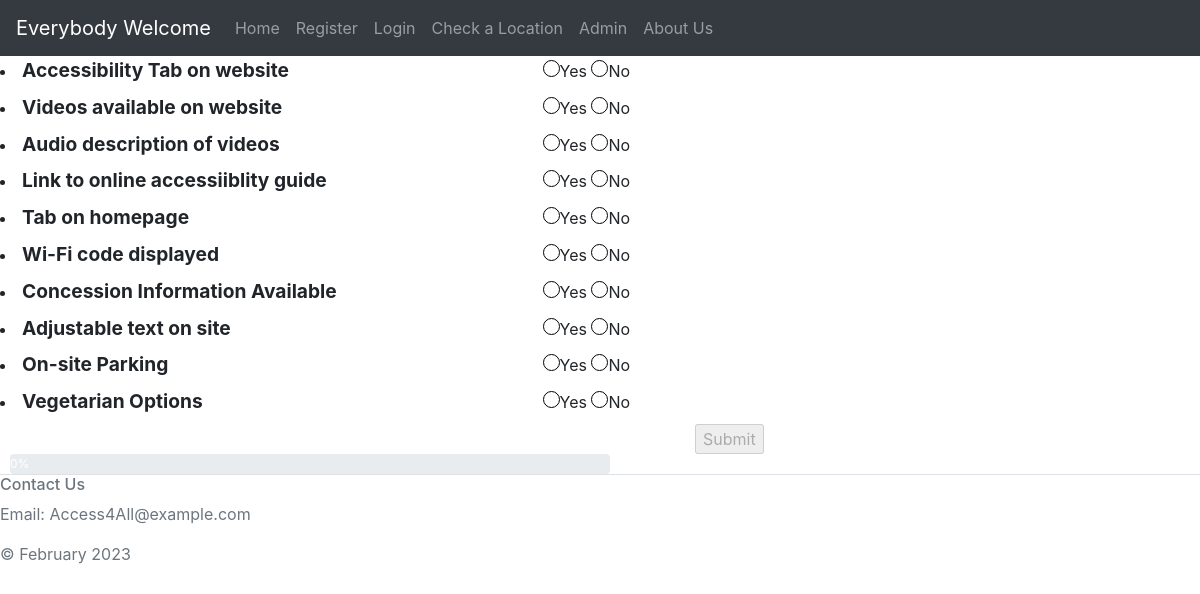
Page /testing.php?company=test&type=restaurant on the earlier database version.
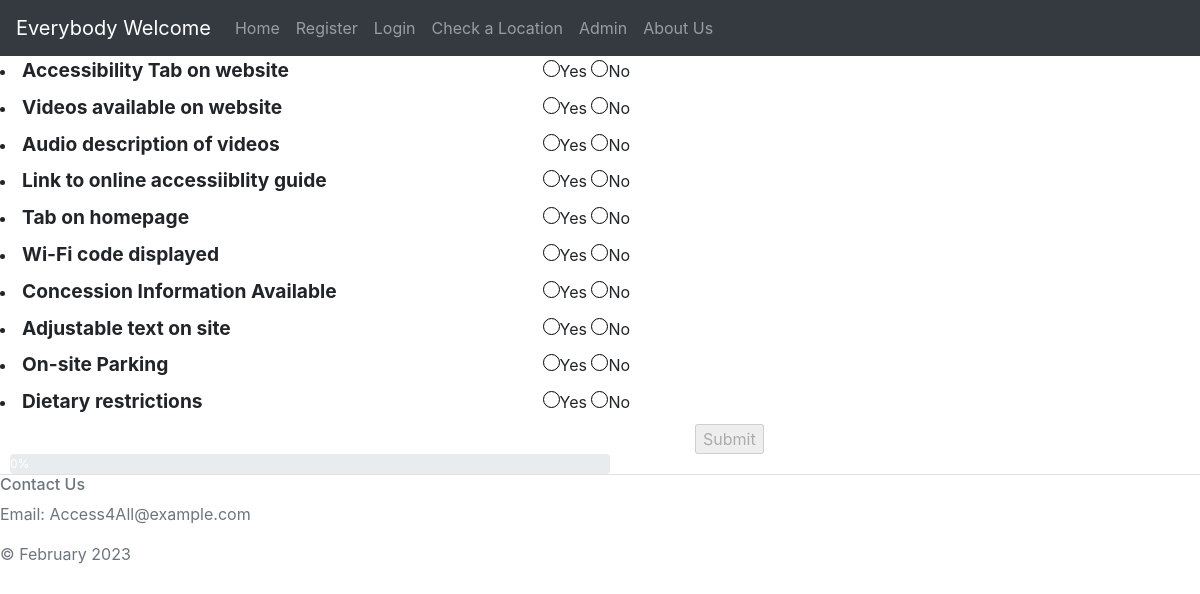
Same page on the later database version.
### tables this page shows
CREATE TABLE "Checklist" (
	"QuestionNo"	VARCHAR(10),
	"Question"	TEXT,
	"ActionPoint"	TEXT,
	"Venue"	NUMERIC,
	"Type"	TEXT,
	"GoodPoint"	TEXT,
	PRIMARY KEY("QuestionNo")
);

### testing.php (the view, shortened to what this page needs)
<?php session_start();
if (isset($_SESSION['loggedin']) && $_SESSION['loggedin'] === true) {
  include 'NavbarLoggedin.php';
} else {
  include 'NavigationBar.php';
}
?>
<!DOCTYPE html>
<html>
<?php
function getQuestions()
{
  $venueType = $_GET['type'];
  $db = new SQLite3('ActionPoints.db');
  $venueType = $db->escapeString($venueType);
  $stmt = $db->prepare("SELECT QuestionNo, Question FROM Checklist WHERE (Venue = 'General' OR Venue = '$venueType')");
  $result = $stmt->execute();
  $arrayResult = [];
  while ($row = $result->fetchArray())
  {
      $arrayResult [] = $row;
  }
  return $arrayResult;
}
$questions = getQuestions();
?>
<?php foreach ($questions as $row) : ?>
<form action="ActionPlan.php" method="get">
<li>
<?php
$questionNo = $row['QuestionNo'];
$question = $row['Question'];
$idYes = $questionNo . "-yes";
$idNo = $questionNo . "-no";
?>
<label for="<?php echo $idYes ?>" style="display: inline-block; width: 43%;"><?php echo $question ?></label>
<div style="display: inline-block; text-align: left;">
    <input type='radio' id='<?php echo $idYes ?>' name='<?php echo $questionNo ?>' value='yes' style="display: inline-block;">Yes
    <input type='radio' id='<?php echo $idNo ?>' name='<?php echo $questionNo ?>' value='no' style="display: inline-block;">No
</div>
<?php endforeach;?>
<br>
    <div class="submit-container">
    <input type="submit" id="submit-btn" value="Submit" name="Submit">
</div>
  </form>
  <div class="progress">
    <div class="progress-bar" role="progressbar" aria-valuenow="0"
      aria-valuemin="0" aria-valuemax="100" style="width: 0%">
      0%
    </div>
  </div>
</body>
</html>
<?php include("Footer.php");?>

### NavigationBar.php (shortened to what this page needs)
<!doctype html>
<html lang="en">
  <head>
    <link rel="stylesheet" href="https://stackpath.bootstrapcdn.com/bootstrap/4.3.1/css/bootstrap.min.css">
  </head>
<body class="bgColor">
    <header>
    <nav class="navbar navbar-expand navbar-dark bg-dark">
      <a class="navbar-brand"style="color:white ">Everybody Welcome</a>
      <div class="collapse navbar-collapse" id="navbarsExample02">
        <ul class="navbar-nav mr-auto">
          <li class="nav-item">
            <a class="nav-link" href="Homepage.php">Home</a>
          </li>
          <li class="nav-item">
            <a class="nav-link" href="Details.php">Register</a>
          </li>
          <li class="nav-item">
            <a class="nav-link" href="Login.php">Login</a>
          </li>
          <li class="nav-item">
            <a class="nav-link" href="CheckVenue.php">Check a Location</a>
          </li>
          <li class="nav-item">
            <a class="nav-link" href="AdminLogin.php">Admin</a>
          </li>
          <li class="nav-item">
            <a class="nav-link" href="AboutUs.php">About Us</a>
          </li>
        </ul>
      </div>
    </nav>
    </header>

### Footer.php (shortened to what this page needs)
<footer  class="border-top footer text-muted">
    <h6>Contact Us</h6>
<p> Email: Access4All@example.com </p>
            <div>
                &copy; February 2023
    </footer>
</body>
</html>

### testing.php (style rules this page uses)
input[type="radio"] { display: inline-block; }
.progress { width: 50%; height: 20px; margin-left: 10px; }
.progress-bar { height: 100%; }
label { font-weight: bold; font-size: 1.2em; }
input[type="radio"] { -webkit-appearance: none; -moz-appearance: none; appearance: none; width: 17px; height: 17px; border: 1px solid black; border-radius: 50%; transition: background-color 0.2s ease; }
.submit-container { text-align: left; margin-left: 695px; }

Differences in the rows shown:
changed checklist: Question "Vegetarian Options" → "Dietary restrictions"; value "☐ Vegetarian Options" → "☐ Dietary restrictions"
